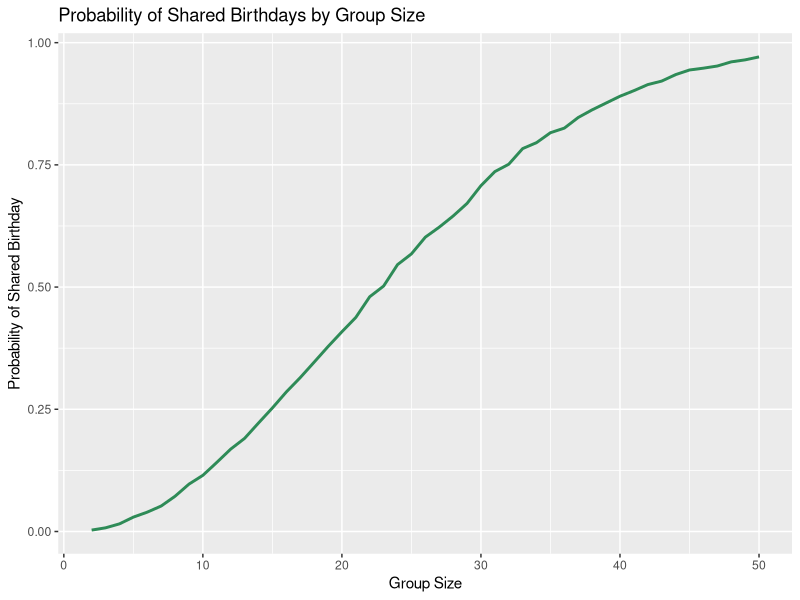

Generate this figure with R: (Note: this script raises an error after producing the figure.)
## ---- chunk 1
library(tidyverse)
set.seed(1)
## ---- chunk 2
# Randomly sample n birthdays from 1–365. If the number of unique birthdays is less than n, then True at least two people share the same birthday; if false, unique birthdays number should = n.

birthday_sim = function(n) {

  birthdays = sample(1:365, size = n, replace = TRUE)

  n_unique = length(unique(birthdays))

  same_birthday = n_unique < n

  same_birthday
}
# Test
birthday_sim(2)

birthday_sim(10)

birthday_sim(50)

birthday_sim(365)
## ---- chunk 3
# 10,000 times simulations
birthday_df =
  expand_grid(
    group_size = 2:50,
    iter = 1:10000
  )

birthday_df

birthday_results =
  birthday_df |>
  mutate(
    same_birthday = map_lgl(group_size, birthday_sim)
  )

birthday_results

# Probability
birthday_stat =
  birthday_results |>
  group_by(group_size) |>
  summarize(
    probability = mean(same_birthday)
  )

birthday_stat |>
  ggplot(aes(x = group_size, y = probability)) +
  geom_line(color = "seagreen", linewidth = 1) +
  labs(
    title = "Probability of Shared Birthdays by Group Size",
    x = "Group Size",
    y = "Probability of Shared Birthday"
  )
## ---- chunk 4
# List files
participant =
  tibble(files = list.files("data/data/"))

participant =
  participant |>
  mutate(
    path = str_c("data/data/", files))

participant

# Read files and save as new variable
participant =
  participant |>
  mutate(data = map(path, read_csv)
  )

participant
## ---- chunk 5
# Tidy-up: Unnest → Extract group → Reshape weekly data (wide to long) → Finalize
participant_tidy =
  participant |>
  unnest(data)

participant_tidy =
  participant_tidy |>
  mutate(
    group = str_sub(files, 1, 3),
    subj = str_sub(files, 1, 6))

participant_tidy =
  participant_tidy |>
  mutate(
    group = str_sub(files, 1, 3))

participant_tidy =
  participant_tidy |>
  pivot_longer(
    week_1:week_8,
    names_to = "week",
    values_to = "outcome",
    names_prefix = "week_"
  )

participant_tidy =
  participant_tidy |>
  select(
    group,
    subj = files,
    week,
    outcome)

participant_tidy

# Subject ID revision
participant_tidy =
  participant_tidy |>
  mutate(
    subj = str_replace(subj, ".csv", ""))

participant_tidy
## ---- chunk 6
# Plot
participant_tidy |>
  ggplot(aes(x = week, y = outcome,
             group = subj, color = group)) +
  geom_point() +
  geom_path() +
  facet_grid(~group) +
  labs(
    title = "Longitudinal Outcomes by Study Group",
    x = "Week",
    y = "Outcome")

# No noticeable difference in the plot whether week treated as character or numeric, but technically it should be numerical to represents time
participant_tidy =
  participant_tidy |>
  mutate(
    week = as.numeric(week)
  )

participant_tidy |>
  ggplot(aes(x = week, y = outcome,
             group = subj, color = group)) +
  geom_point() +
  geom_path() +
  facet_grid(~group) +
  labs(
    title = "Longitudinal Outcomes by Study Group",
    x = "Week",
    y = "Outcome")
## ---- chunk 7
# Set
n = 30
sigma = 5
mu = 0

# One-sample test simulation
sim_ttest = function(mu) {

  sim_data = tibble(
    x = rnorm(n, mean = mu, sd = sigma)
  )

  test_result = t.test(sim_data$x, mu = 0)

  test_tidy = broom::tidy(test_result)

  test_tidy = test_tidy |>
    select(estimate, p.value)

  test_tidy
}

# 5,000 times simulation
sim_df =
  expand_grid(
    true_mu = 0:6,
    iter = 1:5000
  )

sim_results =
  sim_df |>
  mutate(
    result = map(true_mu, sim_ttest))

sim_results
## ---- chunk 8
# Statistical power plot
sim_results |>
  unnest(result) |>
  group_by(true_mu) |>
  summarize(
    power = mean(p.value < 0.05)
  ) |>
  ggplot(aes(x = true_mu, y = power)) +
  geom_line() +
  geom_point() +
  labs(
    title = "Statistical Power by True Mean",
    x = "True Mean",
    y = "Proportion of Rejected Null Hypotheses"
  )
## ---- chunk 9
# Average estimate plot
sim_results |>
  unnest(result) |>
  group_by(true_mu) |>
  summarize(
    avg_estimate = mean(estimate)
  ) |>
  ggplot(aes(x = true_mu, y = avg_estimate)) +
  geom_line() +
  geom_point() +
  labs(
    title = "Average Estimated Mean by True Mean",
    x = "True Mean",
    y = "Average Estimated Mean"
  )
## ---- chunk 10
# Rejected tests average estimate plot
sim_results |>
  unnest(result) |>
  filter(p.value < 0.05) |>
  group_by(true_mu) |>
  summarize(
    avg_estimate = mean(estimate)
  ) |>
  ggplot(aes(x = true_mu, y = avg_estimate)) +
  geom_line() +
  geom_point() +
  labs(
    title = "Average Estimated Mean Among Rejected Tests",
    x = "True Mean",
    y = "Average Estimated Mean"
  )
